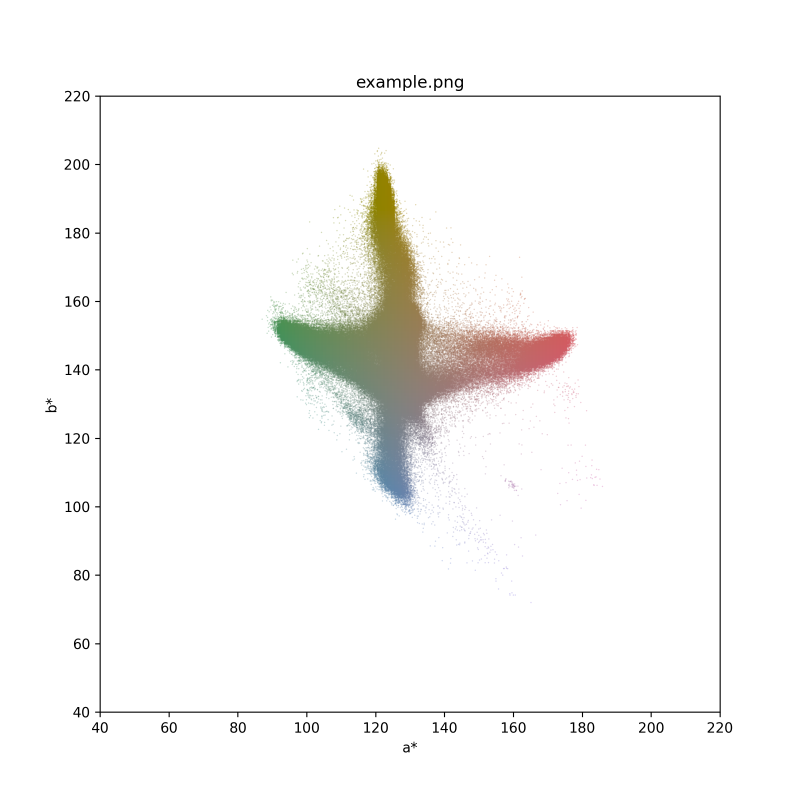
#> input picture example.png, 2400 x 2400 px, given as the content of the folder data/downsampled, which was not available (shown at 1/3 size)
$ python analyze_cielab.py
#> lines starting #> are read from the running program, lines starting #| are printed output that depends on the picture; pictures that were not available may be replaced by others from this repository, and a replacement may not be noted
#> (reads results.json from the repository)
# %%
import cv2
import matplotlib.pyplot as plt
import numpy as np
import os
import json
from scipy.spatial import ConvexHull
from scipy.spatial.distance import cdist


# [70 lines left out: functions lab_to_rgb, plot_luminance_stacked, plot_luminance, not called in this run]


def analyze_lab_colorplane(path):
#> called with path = 'data/downsampled/example.png'
    image = cv2.imread(path)
#> image is the input picture: shape (2400, 2400, 3); mean B, G, R 246.4, 247.6, 248.1
    lab = cv2.cvtColor(image, cv2.COLOR_BGR2Lab)
#> lab: shape (2400, 2400, 3); mean of channels 0, 1, 2 248.2, 128, 128.7

    # Access the a* and b* channels
    L, a, b = cv2.split(lab)
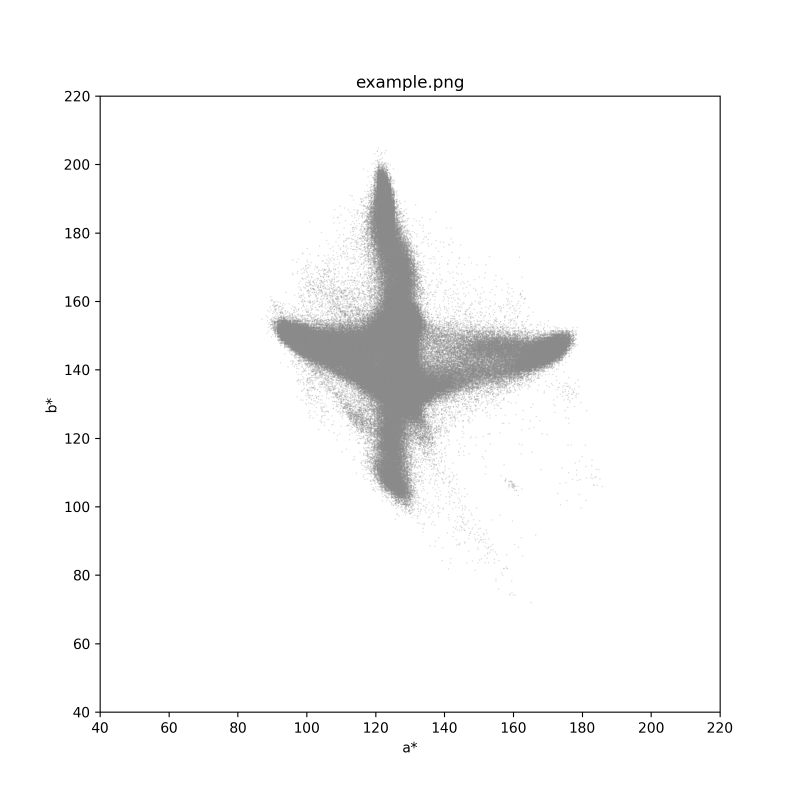
#> L: shape (2400, 2400) (shown at 1/3 size); min 0, max 255, mean 248.2
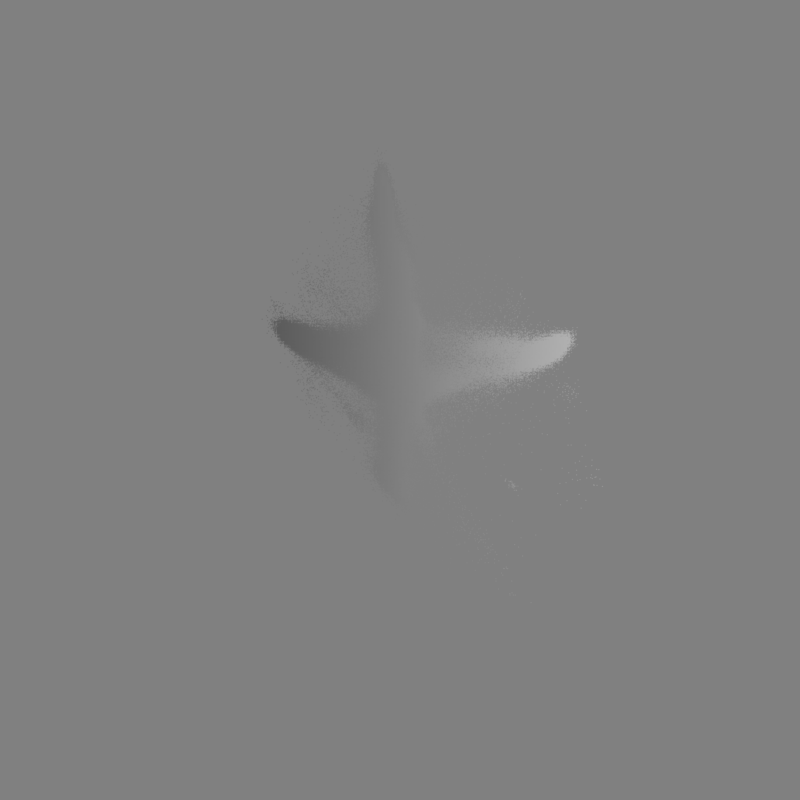
#> a: shape (2400, 2400) (shown at 1/3 size); min 92, max 176, mean 128

    # [15 lines of commented-out code are left out]
    a_flat = a.flatten()
    b_flat = b.flatten()

    ab = np.column_stack((a_flat, b_flat))
#> ab = 5760000 pairs, first value 92 to 176, second value 103 to 187
    # remove duplicates
    ab = np.unique(ab, axis=0)
#> ab = 2434 pairs, first value 92 to 176, second value 103 to 187
    # Define a distance threshold for points to be considered neighbors
    distance_threshold = 2  # Adjust as needed

    # Calculate pairwise distances between points
    distances = cdist(ab, ab)
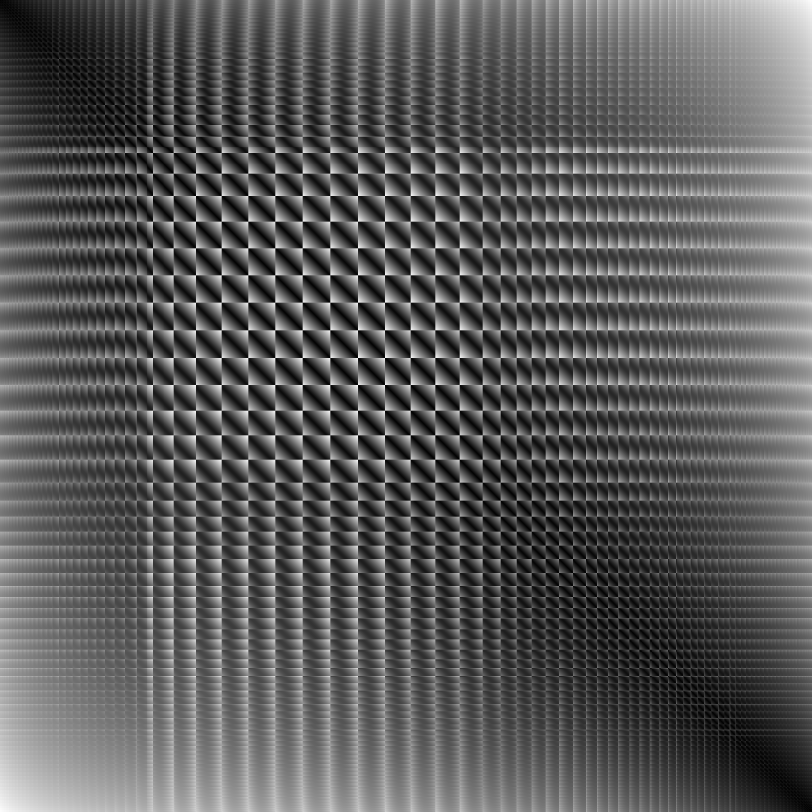
#> distances: shape (2434, 2434) float64 (shown at 1/3 size); min 0, max 84.9, mean 30.1; drawn with min black and max white
    # Set diagonal elements (self distances) to a value larger than the distance threshold
    np.fill_diagonal(distances, np.inf)
    # Create a mask to identify points with at least two neighbors within the threshold
    neighbor_mask = np.sum(distances <= distance_threshold, axis=1) >= 12
    # Filter the point cloud based on the mask
    # print(ab.size)
    ab_masked = ab[neighbor_mask]
#> ab_masked = 1801 pairs, first value 94 to 174, second value 105 to 185
    # print(ab_masked.size)

    hull = ConvexHull(ab_masked)
    return a_flat, b_flat, ab_masked, hull


# [42 lines left out: function plot_lab_colorplane, not called in this run]


import time

start = time.process_time()
dir_path = "data/downsampled"


meatadata = {}
with open("results.json", "r") as json_file:
    results = json.load(json_file)
# plot_luminance_stacked(dir_path, "out/lab_luminance")

for filename in os.listdir(dir_path):
    path = os.path.join(dir_path, filename)
    # path = "data/downsampled/df_dk_0010001_1725.tif"
    a_flat, b_flat, ab_masked, hull = analyze_lab_colorplane(path)
    # plot_lab_colorplane(
    #     a_flat, b_flat, ab_masked, hull, path, "out/cielab_ab_plots"
    # )

    # plot_luminance(path, filename, "out/lab_luminance")
#> (the run stopped early here; a loop or call above may not have finished)
